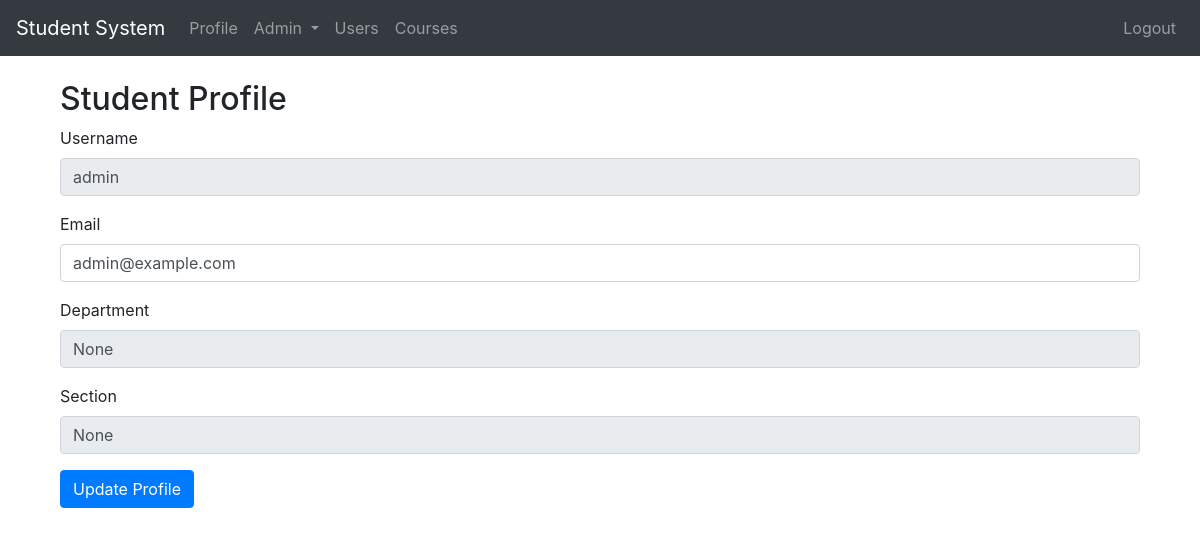
The page /profile (signed in) on the database as committed earlier.
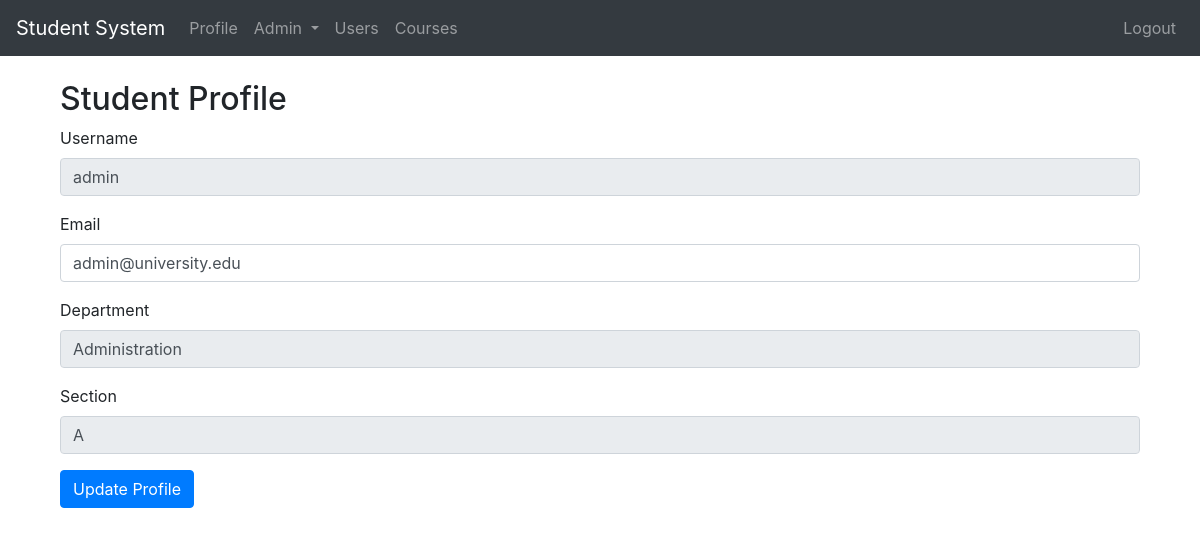
The same page on the database as committed later.
### app.py (models this page shows)
class User(db.Model):
    __tablename__ = 'users'
    id            = db.Column(db.Integer,    primary_key=True)
    username      = db.Column(db.String(80), unique=True, nullable=False)
    email         = db.Column(db.String(120),unique=True, nullable=False)
    password_hash = db.Column(db.String(128),nullable=False)
    role          = db.Column(db.String(20), nullable=False)
    is_active     = db.Column(db.Boolean,    default=False)
    department    = db.Column(db.String(100), nullable=True)
    section       = db.Column(db.String(50),  nullable=True)

### app.py (the view)
@app.route('/profile')
@login_required # any logged-in user
def profile():
    user = User.query.get(session['user_id'])
    return render_template('profile.html', user=user)

### app.py (called while the page is built)
def login_required(f):
    @wraps(f)
    def decorated_function(*args, **kwargs):
        if 'user_id' not in session:
            flash('Please login to access this page.', 'danger')
            return redirect(url_for('login'))
        return f(*args, **kwargs)
    return decorated_function

### templates/profile.html (shortened to what this page needs)
{% extends "base.html" %}
{% block content %}
<div class="container mt-4">
    <h2>Student Profile</h2>
    <form method="POST">
        <div class="form-group">
            <label>Username</label>
            <input type="text" class="form-control" value="{{ user.username }}" readonly>
        </div>
        <div class="form-group">
            <label>Email</label>
            <input type="email" name="email" class="form-control" value="{{ user.email }}" required>
        </div>
        <div class="form-group">
            <label>Department</label>
            <input type="text" class="form-control" value="{{ user.department }}" readonly>
        </div>
        <div class="form-group">
            <label>Section</label>
            <input type="text" class="form-control" value="{{ user.section }}" readonly>
        </div>
        <button type="submit" class="btn btn-primary">Update Profile</button>
    </form>
</div>
{% endblock %}

### templates/base.html (shortened to what this page needs)
<!DOCTYPE html>
<html>
<head>
    <link rel="stylesheet" href="https://stackpath.bootstrapcdn.com/bootstrap/4.3.1/css/bootstrap.min.css">
</head>
<body>
    <nav class="navbar navbar-expand-lg navbar-dark bg-dark">
        <a class="navbar-brand" href="/">Student System</a>
        <div class="collapse navbar-collapse" id="navbarNav">
            <div class="navbar-nav mr-auto">
                {% if session.role %}
                    <a class="nav-item nav-link" href="{{ url_for('profile') }}">Profile</a>
                    {% if session.role == 'student' %}
                        <a class="nav-item nav-link" href="{{ url_for('predict_form') }}">Prediction</a>
                        <a class="nav-item nav-link" href="{{ url_for('view_attendance') }}">Attendance</a>
                    {% elif session.role == 'teacher' %}
                        <a class="nav-item nav-link" href="{{ url_for('list_assessment_forms') }}">Assessment Forms</a>
                        <a class="nav-item nav-link" href="{{ url_for('upload_attendance') }}">Upload Attendance</a>
                    {% elif session.role == 'registrar' %}
                        <a class="nav-item nav-link" href="{{ url_for('dashboard_registrar') }}">Semesters</a>
                        <a class="nav-item nav-link" href="{{ url_for('add_user') }}">Add Users</a>
                    {% elif session.role == 'admin' %}
                        <li class="nav-item dropdown">
                            <a class="nav-link dropdown-toggle" href="#" id="adminDropdown" role="button"
                               data-toggle="dropdown" aria-haspopup="true" aria-expanded="false">
                                Admin
                            </a>
                        </li>
                        <a class="nav-item nav-link" href="{{ url_for('user_management') }}">Users</a>
                        <a class="nav-item nav-link" href="{{ url_for('manage_courses') }}">Courses</a>
                    {% endif %}
                {% endif %}
            </div>
            <div class="navbar-nav">
                {% if session.role %}
                    <a class="nav-item nav-link" href="{{ url_for('logout') }}">Logout</a>
                {% else %}
                    <a class="nav-item nav-link" href="{{ url_for('login') }}">Login</a>
                {% endif %}
            </div>
        </div>
    </nav>
    <div class="container mt-4">
        {% block content %}{% endblock %}
    </div>
</body>
</html>

Rows that differ between the two databases and show on the page:
changed User "admin": email "admin@example.com" → "admin@university.edu"; department "None" → "Administration"; section "None" → "A"
